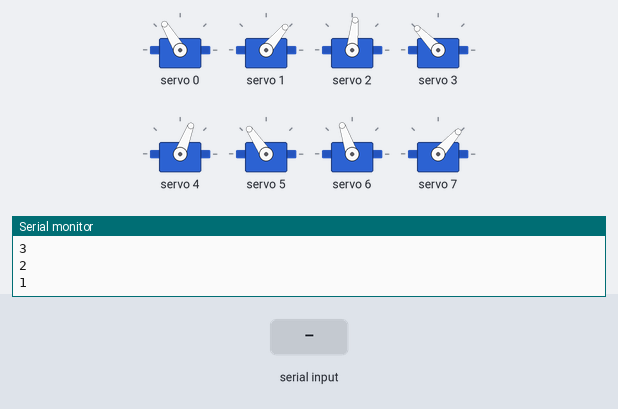
A sketch run on a simulated ESP32. On the bench: 8 × servo, the last lines printed to the serial monitor. Inputs (shaded band) come from the test bench.

Above: at 12.2 s.
12.3 s: "2" received over Serial
At 12.99 s:
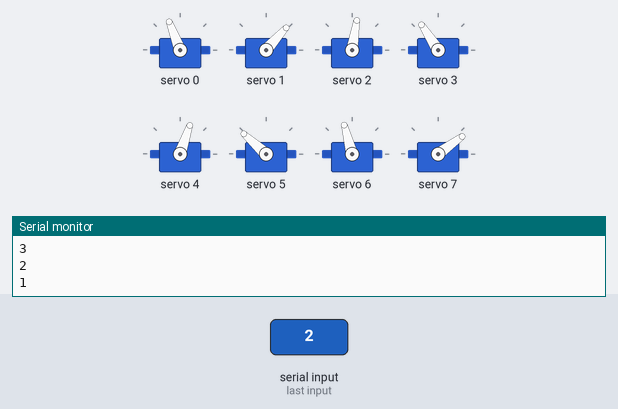
At 13.49 s:
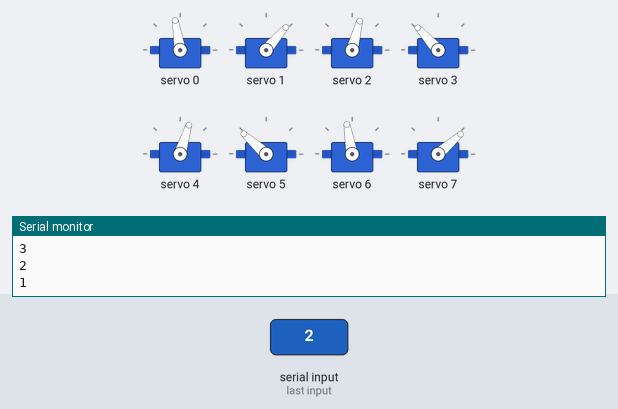
15.3 s: "1" received over Serial
18.3 s: "0" received over Serial
At 19.3 s:
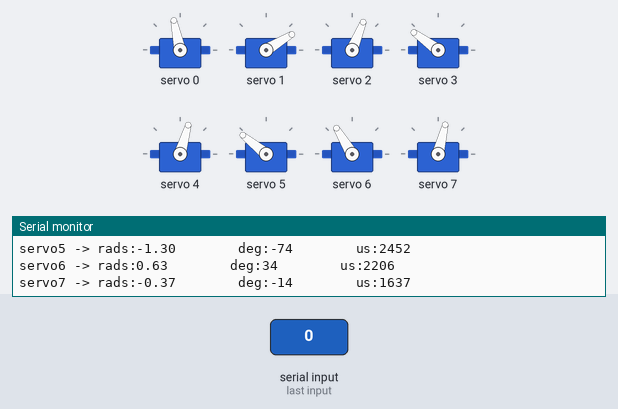
Timing chart, 0 to 21.3 s (numbered marks = the images above; inputs shaded):
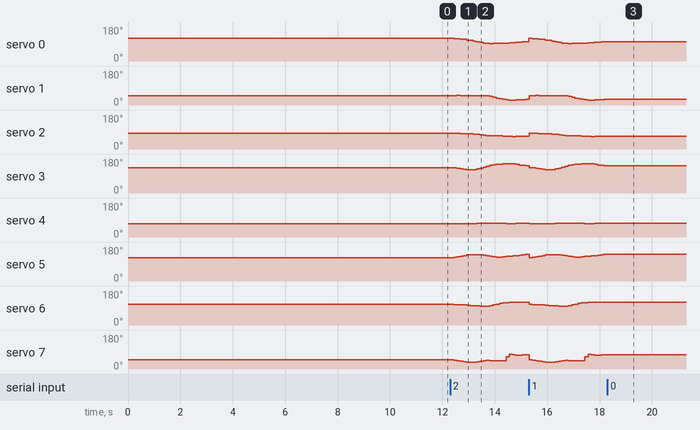

Measured:
- after the input at 12.3 s, servo 0: 121° → 119° after 0.13 s, → 118° 0.13 s later, → 116° 0.13 s later, → 114° 0.13 s later, … (21 changes in this stretch); servo 1: 50° → 51° after 0.26 s, → 50° 0.13 s later, → 49° 0.13 s later, → 48° 0.13 s later, … (17 changes in this stretch)
- after the input at 18.3 s, servo 0: stops changing and stays 102°; servo 1: stops changing and stays 31°; servo 2: stops changing and stays 68°; servo 3: stops changing and stays 144°; servo 4: stops changing and stays 74°

The sketch:

3D_SS_64.ino
```cpp
// HOW TO:
// ------------------------------
// Serial input = 2 -> Steps through gait sequence once and stops at the end.
// Serial input = 1 -> Steps through gait sequence in a loop.
// Serial input = 0 -> Stops infinite loop at the node where it is at that moment

//Gait template
#include <Wire.h>
#include <Adafruit_PWMServoDriver.h>

Adafruit_PWMServoDriver pca9685 = Adafruit_PWMServoDriver();

#define SERVO_FREQ 300
#define SER0 0 //Hip 1
#define SER1 1 //Knee 1
#define SER2 2 //Hip 2
#define SER3 3 //Knee 2
#define SER4 4 //Hip 3
#define SER5 5 //Knee 3
#define SER6 6 //Hip 4
#define SER7 7 //Knee 4

// Insert servo angles here:
// For 3D gaits, these angles are obtained from linearisation.py
// For 2D gaits, these angles are obtained from 2D_trajectory_reader.py
float SS_servo0[] = {-0.66751891, -0.62999191, -0.5966646 , -0.54491661, -0.49120451, -0.43494705, -0.37091723, -0.29152587, -0.21100907, -0.12978161, -0.04823845,  0.0328405 ,  0.03931779,  0.01979309,  0.00804217, -0.00279998, -0.01780595, -0.04487992, -0.07246271, -0.09631854, -0.12033084, -0.14972012, -0.18513761, -0.22116631, -0.25163657, -0.27919259, -0.30842305, -0.33966432, -0.36939358, -0.3980973 , -0.43074893, -0.46493763, -0.50082614, -0.53582661, -0.55974757, -0.57885561, -0.59956771, -0.62110973, -0.63651304, -0.64092794, -0.64661895, -0.65195522, -0.6554325 , -0.65524258, -0.6638141 };
float SS_servo1[] = {0.89141453, 0.91003717, 0.87841926, 0.9046026 , 0.93372737, 0.95864336, 0.97598305, 0.97454352, 0.95820541, 0.92818548, 0.91497589, 0.89322166, 0.98387646, 1.12234822, 1.22775975, 1.31384235, 1.3883963 , 1.43970215, 1.47040592, 1.47777217, 1.46462967, 1.43601063, 1.40238534, 1.36248867, 1.32917732, 1.3061868 , 1.28118402, 1.26164901, 1.2578345 , 1.26363373, 1.27282415, 1.27619014, 1.27848487, 1.31020969, 1.33356888, 1.33931413, 1.35252835, 1.36866543, 1.34176304, 1.26295366, 1.18712021, 1.11223243, 1.03594148, 0.96466652, 0.93120082};
float SS_servo2[] = {-0.26182531, -0.2763959 , -0.29473139, -0.30582503, -0.3164848 , -0.32803049, -0.3461203 , -0.38725491, -0.43125587, -0.47889333, -0.52247214, -0.5587697 , -0.57998128, -0.59165515, -0.60014452, -0.61160598, -0.628996  , -0.64947675, -0.66270714, -0.6632414 , -0.6577521 , -0.65319162, -0.65303886, -0.63511739, -0.57576386, -0.49907078, -0.4247744 , -0.35046865, -0.27256065, -0.19192016, -0.11123701, -0.03046842,  0.05029276,  0.12349529,  0.0814563 ,  0.03665795, -0.00142659, -0.03788799, -0.07545262, -0.10847665, -0.138979  , -0.16427274, -0.1877572 , -0.21610138, -0.24569636};
float SS_servo3[] = {0.93472918, 0.91658664, 0.86861899, 0.79525789, 0.72255229, 0.65679757, 0.63017739, 0.69378793, 0.77961981, 0.88416938, 0.99569417, 1.11488497, 1.22117996, 1.29949693, 1.35710641, 1.40495469, 1.44699752, 1.46271295, 1.45550226, 1.4200264 , 1.36181619, 1.28844492, 1.20971125, 1.18537732, 1.20615449, 1.21013564, 1.21640893, 1.22266885, 1.19143287, 1.11423404, 1.03311628, 0.95194579, 0.87243728, 0.80364431, 0.88582551, 0.96519999, 1.03623803, 1.10475562, 1.12421207, 1.09011775, 1.05177575, 1.00337692, 0.95400681, 0.93186905, 0.93657803};
float SS_servo4[] = { 0.60163669,  0.60057741,  0.59048276,  0.58217762,  0.57144625,  0.55567569,  0.54177775,  0.5251552 ,  0.51457037,  0.5048551 ,  0.49996918,  0.49617006,  0.49326995,  0.49192734,  0.49557579,  0.50464303,  0.5205835 ,  0.53584366,  0.54199743,  0.53378633,  0.5211072 ,  0.51176303,  0.50005983,  0.48005654,  0.43924953,  0.38669543,  0.33411978,  0.28073391,  0.22537389,  0.16582143,  0.10712194,  0.03834689, -0.03280361, -0.03059343,  0.04741793,  0.12848342,  0.20944301,  0.29056098,  0.36166564,  0.42463136,  0.49176782,  0.56608989,  0.61781332,  0.60185869,  0.60085732};
float SS_servo5[] = {-0.90602673, -0.94669065, -1.0055632 , -1.0840743 , -1.16027388, -1.22477278, -1.27013473, -1.26507031, -1.25318941, -1.22554188, -1.18929713, -1.13424218, -1.06232842, -1.00547322, -0.97439651, -0.9703908 , -0.99750588, -1.05341471, -1.09857901, -1.11560922, -1.13479077, -1.18162263, -1.24301486, -1.30178495, -1.30047032, -1.25340123, -1.21340234, -1.17287204, -1.11162807, -1.02384887, -0.9440177 , -0.84970769, -0.75516235, -0.75171433, -0.80178868, -0.82462068, -0.86843263, -0.93231624, -0.96791264, -0.94723991, -0.930367  , -0.92235281, -0.90553372, -0.89403345, -0.89692822};
float SS_servo6[] = {0.35194823, 0.342336  , 0.32496149, 0.30739738, 0.28745406, 0.2620457 , 0.23586658, 0.21100815, 0.19201345, 0.17022246, 0.14705244, 0.1582004 , 0.23291337, 0.31368713, 0.39439712, 0.4749022 , 0.55544024, 0.55550051, 0.56105181, 0.56979873, 0.5735361 , 0.59109945, 0.59057662, 0.59863636, 0.62790444, 0.6403986 , 0.6510418 , 0.66260469, 0.66364505, 0.65674795, 0.65345271, 0.65627007, 0.65694587, 0.63430016, 0.58624382, 0.53492247, 0.4863083 , 0.43812416, 0.41187437, 0.41438099, 0.41538024, 0.41273916, 0.4071601 , 0.39260333, 0.36497629};
float SS_servo7[] = {-0.9239946 , -0.95198173, -1.00167752, -1.06973628, -1.13607022, -1.19199608, -1.21944058, -1.18897621, -1.14774441, -1.08139363, -0.99378221, -0.95477466, -1.00123634, -1.01132569, -1.02718991, -1.028555  , -1.02856216, -0.49889663, -0.23031506, -0.29456833, -0.330895  , -0.33482094, -0.26017697, -0.25080772, -0.36930621, -0.44929785, -0.53008845, -0.61358541, -0.66680209, -0.69755027, -0.73999852, -0.80053864, -0.8613794 , -0.85669896, -0.78680128, -0.71164744, -0.63589518, -0.55895756, -0.5539163 , -0.63811224, -0.72023226, -0.79787609, -0.87158203, -0.91781271, -0.91621839};

int node=0;
int first=0;
int input=0;
int end_time=0;
int time_step=120000;
int steps = sizeof(SS_servo0)/sizeof(SS_servo0[0]);
int one_print = 0;

// -------------------Joint configurations-------------------
int servo0=0;
int servo0_deg=0;
int servo1=0;
int servo1_deg=0;
int servo2=0;
int servo2_deg=0;
int servo3=0;
int servo3_deg=0;
int servo4=0;
int servo4_deg=0;
int servo5=0;
int servo5_deg=0;
int servo6=0;
int servo6_deg=0;
int servo7=0;
int servo7_deg=0;

void setup() {
  Serial.begin(115200);
  pca9685.begin();

  pca9685.setOscillatorFrequency(27000000); //Value between 24MHz and 27MHz, tuned for this setup
  pca9685.setPWMFreq(SERVO_FREQ);
  delay (1000);

  servo0_deg=SS_servo0[0]/3.14159265*180;
  servo0=map(servo0_deg,-38,90,2200,1030);
  servo1_deg=SS_servo1[0]/3.14159265*180;
  servo1=map(servo1_deg,-90,90,2600,950);
  servo2_deg=SS_servo2[0]/3.14159265*180;
  servo2=map(servo2_deg,-38,90,1510,2730);
  servo3_deg=SS_servo3[0]/3.14159265*180;
  servo3=map(servo3_deg,-90,90,1100,2700);
  servo4_deg=SS_servo4[0]/3.14159265*180;
  servo4=map(servo4_deg,-90,38,2700,1500);
  servo5_deg=SS_servo5[0]/3.14159265*180;
  servo5=map(servo5_deg,-90,90,2600,930);
  servo6_deg=SS_servo6[0]/3.14159265*180;
  servo6=map(servo6_deg,-90,38,850,2250);
  servo7_deg=SS_servo7[0]/3.14159265*180;
  servo7=map(servo7_deg,-90,90,920,2620);

  pca9685.setPWM(SER0,0,servo0);
  pca9685.setPWM(SER1,0,servo1);
  pca9685.setPWM(SER2,0,servo2);
  pca9685.setPWM(SER3,0,servo3);
  pca9685.setPWM(SER4,0,servo4);
  pca9685.setPWM(SER5,0,servo5);
  pca9685.setPWM(SER6,0,servo6);
  pca9685.setPWM(SER7,0,servo7);

  Serial.print("Node:");
  Serial.println(node);
  Serial.print("servo0 -> rads:");
  Serial.print(SS_servo0[node]);
  Serial.print("        deg:");
  Serial.print(servo0_deg);
  Serial.print("        us:");
  Serial.println(servo0);
  Serial.print("servo1 -> rads:");
  Serial.print(SS_servo1[node]);
  Serial.print("        deg:");
  Serial.print(servo1_deg);
  Serial.print("        us:");
  Serial.println(servo1);
  Serial.print("servo2 -> rads:");
  Serial.print(SS_servo2[node]);
  Serial.print("        deg:");
  Serial.print(servo2_deg);
  Serial.print("        us:");
  Serial.println(servo2);
  Serial.print("servo3 -> rads:");
  Serial.print(SS_servo3[node]);
  Serial.print("        deg:");
  Serial.print(servo3_deg);
  Serial.print("        us:");
  Serial.println(servo3);
  Serial.print("servo4 -> rads:");
  Serial.print(SS_servo4[node]);
  Serial.print("        deg:");
  Serial.print(servo4_deg);
  Serial.print("        us:");
  Serial.println(servo4);
  Serial.print("servo5 -> rads:");
  Serial.print(SS_servo5[node]);
  Serial.print("        deg:");
  Serial.print(servo5_deg);
  Serial.print("        us:");
  Serial.println(servo5);
  Serial.print("servo6 -> rads:");
  Serial.print(SS_servo6[node]);
  Serial.print("        deg:");
  Serial.print(servo6_deg);
  Serial.print("        us:");
  Serial.println(servo6);
  Serial.print("servo7 -> rads:");
  Serial.print(SS_servo7[node]);
  Serial.print("        deg:");
  Serial.print(servo7_deg);
  Serial.print("        us:");
  Serial.println(servo7);

  Serial.println("10");
  delay(1000);
  Serial.println("9");
  delay(1000);
  Serial.println("8");
  delay(1000);
  Serial.println("7");
  delay(1000);
  Serial.println("6");
  delay(1000);
  Serial.println("5");
  delay(1000);
  Serial.println("4");
  delay(1000);
  Serial.println("3");
  delay(1000);
  Serial.println("2");
  delay(1000);
  Serial.println("1");
  delay(1000);

}

void loop()
{
  if(Serial.available()>0)
  {
    first=Serial.read();
    if(first=='2')
    {
      input=2;
      node=0;
      one_print=1;
    }
    if(first=='1')
    {
      input=1;
      node=0;
      one_print=1;
    }
    if(first=='0')
    {
      input=0;
    }
  }
  if(input==1 or input==2)
  {
      if(esp_timer_get_time()>=end_time)
      {
        servo0_deg=SS_servo0[node]/3.14159265*180;
        servo0=map(servo0_deg,-38,90,2200,1030);
        servo1_deg=SS_servo1[node]/3.14159265*180;
        servo1=map(servo1_deg,-90,90,2600,950);
        servo2_deg=SS_servo2[node]/3.14159265*180;
        servo2=map(servo2_deg,-38,90,1510,2730);
        servo3_deg=SS_servo3[node]/3.14159265*180;
        servo3=map(servo3_deg,-90,90,1100,2700);
        servo4_deg=SS_servo4[node]/3.14159265*180;
        servo4=map(servo4_deg,-90,38,2700,1500);
        servo5_deg=SS_servo5[node]/3.14159265*180;
        servo5=map(servo5_deg,-90,90,2600,930);
        servo6_deg=SS_servo6[node]/3.14159265*180;
        servo6=map(servo6_deg,-90,38,850,2250);
        servo7_deg=SS_servo7[node]/3.14159265*180;
        servo7=map(servo7_deg,-90,90,920,2620);

        pca9685.setPWM(SER0,0,servo0);
        pca9685.setPWM(SER1,0,servo1);
        pca9685.setPWM(SER2,0,servo2);
        pca9685.setPWM(SER3,0,servo3);
        pca9685.setPWM(SER4,0,servo4);
        pca9685.setPWM(SER5,0,servo5);
        pca9685.setPWM(SER6,0,servo6);
        pca9685.setPWM(SER7,0,servo7);

        node+=1;
        if(node>=steps and input==1)
        {
          Serial.print("Input:");
          Serial.println(input);
          node=0;
        }
        if(node>=steps and input==2)
        {
          Serial.print("Input:");
          Serial.println(input);
          input=0;
        }
         end_time=esp_timer_get_time()+time_step;
      }
   }

  if(input == 0)
  {
        pca9685.setPWM(SER0,0,servo0);
        pca9685.setPWM(SER1,0,servo1);
        pca9685.setPWM(SER2,0,servo2);
        pca9685.setPWM(SER3,0,servo3);
        pca9685.setPWM(SER4,0,servo4);
        pca9685.setPWM(SER5,0,servo5);
        pca9685.setPWM(SER6,0,servo6);
        pca9685.setPWM(SER7,0,servo7);

        if(one_print==1)
        {
          Serial.print("Input:");
          Serial.println(input);
          Serial.print("Node:");
          Serial.println(node);
          Serial.print("servo0 -> rads:");
          Serial.print(SS_servo0[node]);
          Serial.print("        deg:");
          Serial.print(servo0_deg);
          Serial.print("        us:");
          Serial.println(servo0);
          Serial.print("servo1 -> rads:");
          Serial.print(SS_servo1[node]);
          Serial.print("        deg:");
          Serial.print(servo1_deg);
          Serial.print("        us:");
          Serial.println(servo1);
          Serial.print("servo2 -> rads:");
          Serial.print(SS_servo2[node]);
          Serial.print("        deg:");
          Serial.print(servo2_deg);
          Serial.print("        us:");
          Serial.println(servo2);
          Serial.print("servo3 -> rads:");
          Serial.print(SS_servo3[node]);
          Serial.print("        deg:");
          Serial.print(servo3_deg);
          Serial.print("        us:");
          Serial.println(servo3);
          Serial.print("servo4 -> rads:");
          Serial.print(SS_servo4[node]);
          Serial.print("        deg:");
          Serial.print(servo4_deg);
          Serial.print("        us:");
          Serial.println(servo4);
          Serial.print("servo5 -> rads:");
          Serial.print(SS_servo5[node]);
          Serial.print("        deg:");
          Serial.print(servo5_deg);
          Serial.print("        us:");
          Serial.println(servo5);
          Serial.print("servo6 -> rads:");
          Serial.print(SS_servo6[node]);
          Serial.print("        deg:");
          Serial.print(servo6_deg);
          Serial.print("        us:");
          Serial.println(servo6);
          Serial.print("servo7 -> rads:");
          Serial.print(SS_servo7[node]);
          Serial.print("        deg:");
          Serial.print(servo7_deg);
          Serial.print("        us:");
          Serial.println(servo7);
          one_print=0;
        }

  }
}
```
